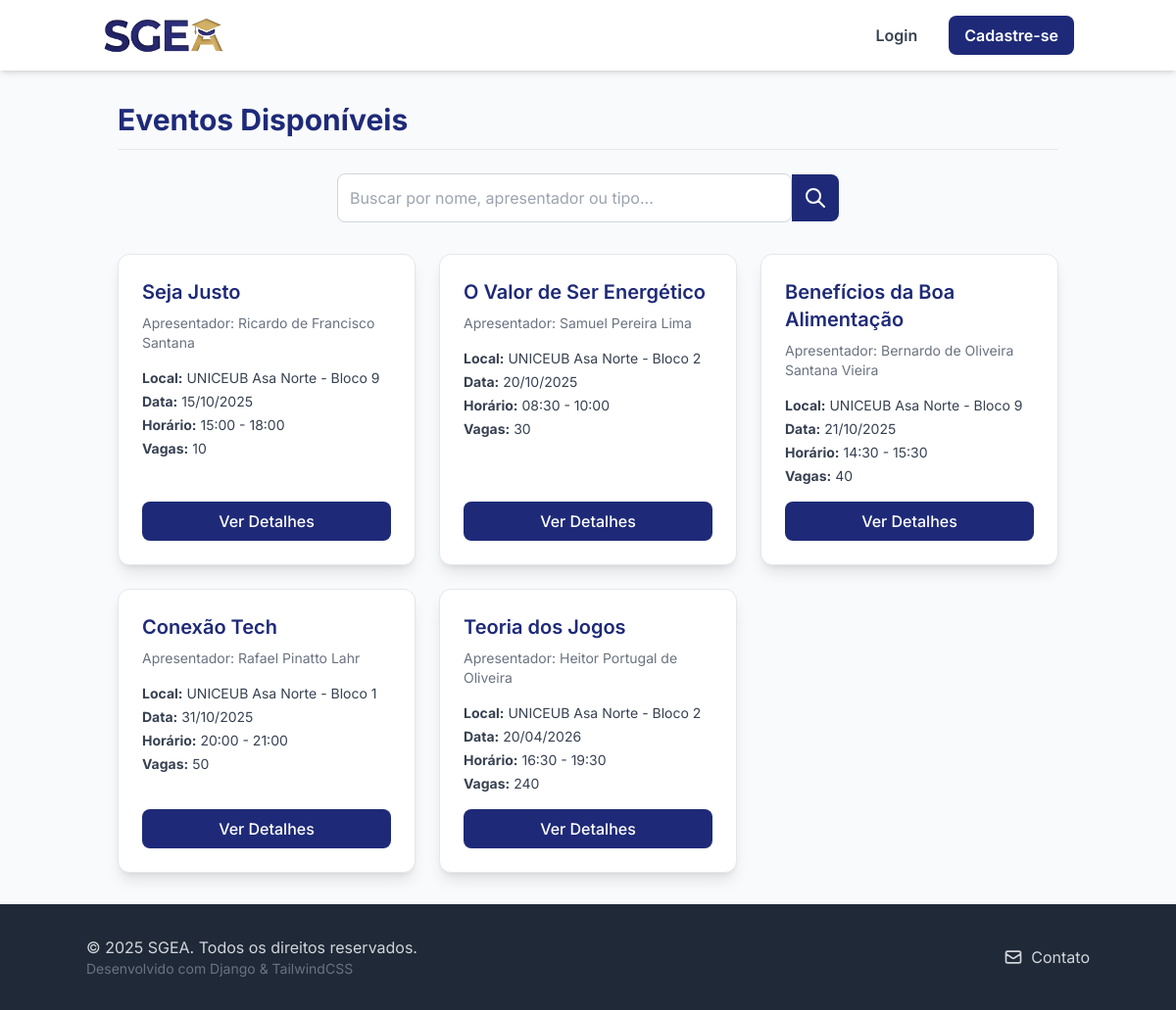
The app's page /eventos/, older data.
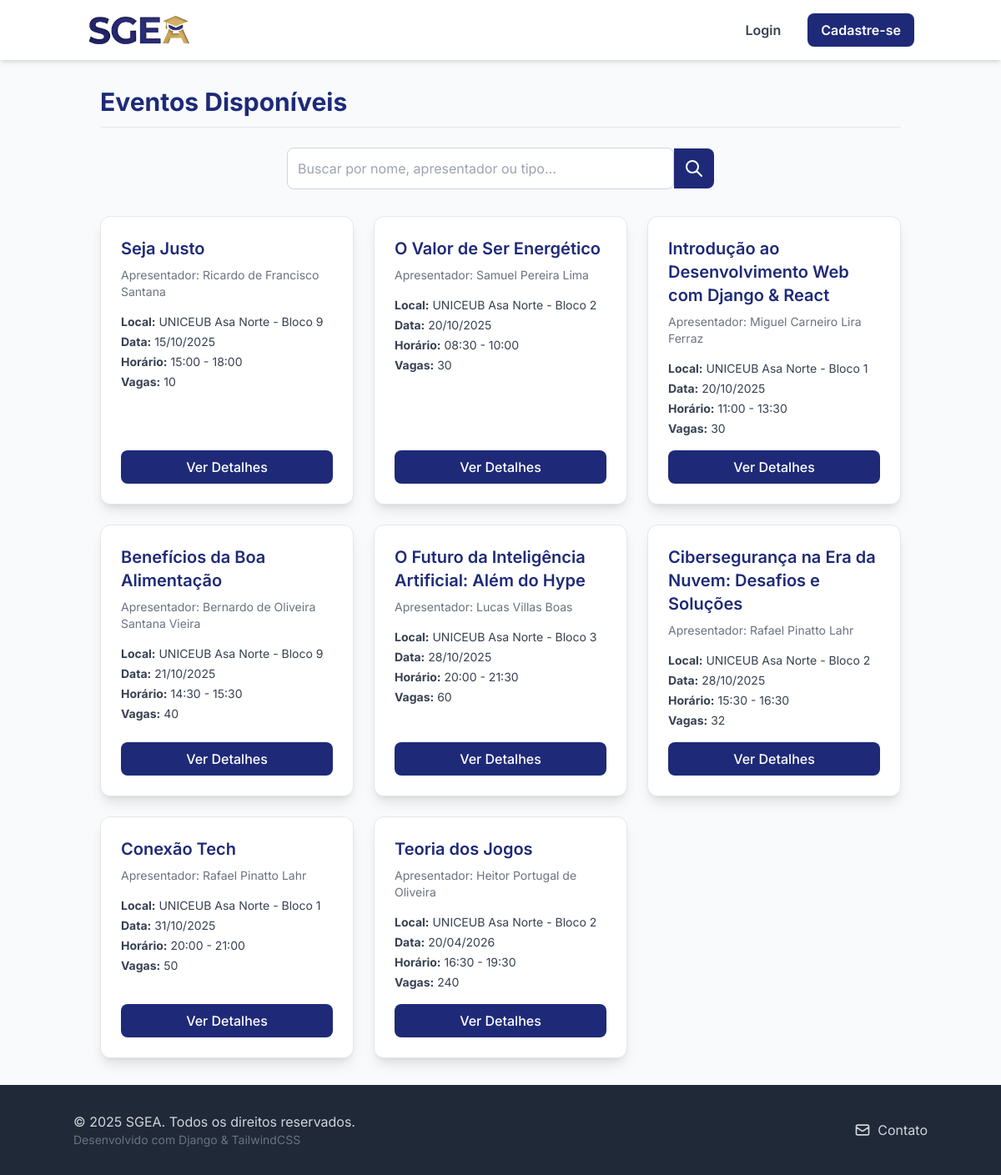
The same page, newer data.
### events/models.py (models this page shows, shortened)
class Evento(models.Model):
    TIPO_CHOICES = (
        ('SEMINARIO', 'Seminário'),
        ('PALESTRA', 'Palestra'),
        ('MINICURSO', 'Minicurso'),
        ('SEMANA', 'Semana Acadêmica'),
    )
    nome_evento = models.CharField(max_length=255)
    apresentador = models.CharField(max_length=255)
    tipo_evento = models.CharField(max_length=50, choices=TIPO_CHOICES)
    data = models.DateField()
    horario_inicio = models.TimeField()
    horario_fim = models.TimeField()
    local = models.CharField(max_length=255)
    qtd_participantes = models.IntegerField(default=0)
    organizador_responsavel = models.ForeignKey(
        Usuario,
        on_delete=models.CASCADE,
        limit_choices_to={'perfil': 'ORGANIZADOR'}
    )

### events/views.py (the view)
# urls.py: path('', views.EventListView.as_view(), name='event_list'),
class EventListView(ListView):
    model = Evento
    template_name = 'events/event_list.html'
    context_object_name = 'object_list'
    def get_queryset(self):
        queryset = Evento.objects.all().order_by('data')
        query = self.request.GET.get('q')
        if query:
            queryset = queryset.filter(Q(nome_evento__icontains=query) | Q(apresentador__icontains=query) | Q(tipo_evento__icontains=query)).distinct()
        return queryset

### events/templates/events/event_list.html (shortened to what this page needs)
{% load static %}
<!DOCTYPE html>
<html lang="pt-br">
<head>
    <script src="https://cdn.tailwindcss.com"></script>
    <link rel="stylesheet" href="{% static 'css/base.css' %}">
</head>
<body>
    {% include 'inicio/partials/header.html' %}
    <main class="container mx-auto p-4 sm:p-6 md:p-8">
        <div class="flex justify-between items-center mb-6 border-b pb-3">
            <h2 class="text-3xl font-bold" style="color: var(--sgea-blue);">Eventos Disponíveis</h2>
        </div>
        <div class="mb-8">
            <form method="get" action="" class="flex items-center w-full max-w-lg mx-auto">
                <input type="text" name="q" value="{{ request.GET.q }}" placeholder="Buscar por nome, apresentador ou tipo...">
                <button type="submit" class="p-3 text-white rounded-r-lg" style="background-color: var(--sgea-blue);" onmouseover="this.style.backgroundColor='#1a256a'" onmouseout="this.style.backgroundColor='var(--sgea-blue)'">
                    <svg class="w-6 h-6" fill="none" stroke="currentColor" viewBox="0 0 24 24" xmlns="http://www.w3.org/2000/svg"><path stroke-linecap="round" stroke-linejoin="round" stroke-width="2" d="M21 21l-6-6m2-5a7 7 0 11-14 0 7 7 0 0114 0z"></path></svg>
                </button>
            </form>
        </div>
        {% if object_list %}
            <div class="grid grid-cols-1 md:grid-cols-2 lg:grid-cols-3 gap-6">
                {% for evento in object_list %}
                    <div class="bg-white p-6 rounded-xl shadow-lg hover:shadow-xl transition duration-300 border border-gray-200 flex flex-col">
                        <h3 class="text-xl font-semibold mb-2" style="color: var(--sgea-blue);">{{ evento.nome_evento }}</h3>
                        <p class="text-gray-500 text-sm mb-4">Apresentador: {{ evento.apresentador }}</p>
                        <div class="space-y-1 text-sm text-gray-700 flex-grow">
                            <p><strong>Local:</strong> {{ evento.local }}</p>
                            <p><strong>Data:</strong> {{ evento.data|date:"d/m/Y" }}</p>
                            <p><strong>Horário:</strong> {{ evento.horario_inicio|time:"H:i" }} - {{ evento.horario_fim|time:"H:i" }}</p>
                            <p><strong>Vagas:</strong> {{ evento.qtd_participantes }}</p>
                        </div>
                        <div class="mt-4">
                            <a href="{% url 'events:event_detail' pk=evento.pk %}" class="w-full inline-block text-center text-white font-medium py-2 rounded-lg transition duration-200" style="background-color: var(--sgea-blue);" onmouseover="this.style.backgroundColor='#1a256a'" onmouseout="this.style.backgroundColor='var(--sgea-blue)'">Ver Detalhes</a>
                        </div>
                    </div>
                {% endfor %}
            </div>
        {% endif %}
    </main>
    {% include 'inicio/partials/footer.html' %}
</body>
</html>

### inicio/templates/inicio/partials/header.html (shortened to what this page needs)
{% load static %}
<nav class="bg-white shadow-md sticky top-0 z-10">
    <div class="container mx-auto flex justify-between items-center p-4 flex-wrap">
        <a href="{% url 'inicio:home' %}">
            <img src="{% static 'images/logocortada.png' %}" alt="SGEA Logo" class="h-10 w-auto">
        </a>
        <div id="menu" class="hidden md:flex md:items-center md:space-x-4 w-full md:w-auto mt-4 md:mt-0">
            {% if user.is_authenticated %}
                <span class="block md:inline-block text-gray-700 text-sm font-medium py-2">Olá, {{ user.username }} ({{ user.perfil }})!</span>
                <form class="inline-block w-full md:w-auto mt-2 md:mt-0" method="post" action="{% url 'logout' %}">
                    {% csrf_token %}
                    <button type="submit" class="w-full text-center bg-red-500 hover:bg-red-600 text-white px-4 py-2 rounded-lg text-sm font-semibold transition duration-200">Sair</button>
                </form>
            {% else %}
                <a href="{% url 'login' %}" class="block md:inline-block text-center px-4 py-2 text-gray-700 font-semibold hover:text-blue-900 transition duration-150">Login</a>
                <a href="{% url 'register' %}" class="block md:inline-block mt-2 md:mt-0 text-center px-4 py-2 text-white rounded-lg font-semibold transition duration-150" style="background-color: var(--sgea-blue);" onmouseover="this.style.backgroundColor='#1a256a'" onmouseout="this.style.backgroundColor='var(--sgea-blue)'">Cadastre-se</a>
            {% endif %}
        </div>
    </div>
</nav>

### inicio/templates/inicio/partials/footer.html
<footer class="bg-gray-800 text-gray-300 p-8 mt-auto">
    <div class="container mx-auto grid grid-cols-1 md:grid-cols-2 gap-4 text-center md:text-left">
        <div>
            <p>&copy; {% now "Y" %} SGEA. Todos os direitos reservados.</p>
            <p class="text-sm text-gray-500">Desenvolvido com Django & TailwindCSS</p>
        </div>
        <div class="flex justify-center md:justify-end items-center space-x-4">
            <a href="mailto:contato@sgea.com" class="hover:text-white transition duration-150 flex items-center">
                <svg class="w-5 h-5 mr-2" fill="none" stroke="currentColor" viewBox="0 0 24 24" xmlns="http://www.w3.org/2000/svg"><path stroke-linecap="round" stroke-linejoin="round" stroke-width="2" d="M3 8l7.89 5.26a2 2 0 002.22 0L21 8M5 19h14a2 2 0 002-2V7a2 2 0 00-2-2H5a2 2 0 00-2 2v10a2 2 0 002 2z"></path></svg>
                Contato
            </a>
        </div>
    </div>
</footer>

### sgea_core/static/css/base.css (style rules this page uses)
:root { --sgea-blue: #1E2A78; --sgea-gold: #E4B74C; --sgea-light-gray: #f8fafc; }
html { height: 100%; }
body { display: flex; flex-direction: column; min-height: 100%; font-family: 'Inter', sans-serif; margin: 0; padding: 0; box-sizing: border-box; -webkit-font-smoothing: antialiased; background-color: var(--sgea-light-gray); }
main { flex-grow: 1; }
h1, h2, h3, .text-primary { color: var(--sgea-blue); }
a { color: var(--sgea-blue); transition: color 0.2s; }
input[type="text"], input[type="password"], input[type="email"], input[type="number"], input[type="date"], input[type="time"], select { width: 100%; padding: 0.75rem; border: 1px solid #d1d5db; border-radius: 0.5rem; outline: none; transition: box-shadow 0.2s; }

Row changes from the older to the newer data that the page shows:
added Evento: nome_evento "Introdução ao Desenvolvimento Web com Django & React", apresentador "Miguel Carneiro Lira Ferraz", local "UNICEUB Asa Norte - Bloco 1", data "20/10/2025", horario_inicio "11:00", horario_fim "13:30", qtd_participantes "30"
added Evento: nome_evento "O Futuro da Inteligência Artificial: Além do Hype", apresentador "Lucas Villas Boas", local "UNICEUB Asa Norte - Bloco 3", data "28/10/2025", horario_inicio "20:00", horario_fim "21:30", qtd_participantes "60"
added Evento: nome_evento "Cibersegurança na Era da Nuvem: Desafios e Soluções", apresentador "Rafael Pinatto Lahr", local "UNICEUB Asa Norte - Bloco 2", data "28/10/2025", horario_inicio "15:30", horario_fim "16:30", qtd_participantes "32"
